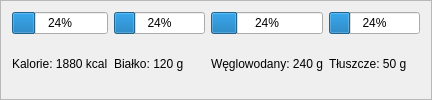
         <widget class="QFrame" name="framePodsumowanieDolne">
          <property name="sizePolicy">
           <sizepolicy hsizetype="Expanding" vsizetype="Fixed">
            <horstretch>0</horstretch>
            <verstretch>0</verstretch>
           </sizepolicy>
          </property>
          <property name="frameShape">
           <enum>QFrame::Shape::StyledPanel</enum>
          </property>
          <property name="frameShadow">
           <enum>QFrame::Shadow::Raised</enum>
          </property>
          <layout class="QGridLayout" name="gridLayout">
           <item row="0" column="0">
            <widget class="QProgressBar" name="progressKalorie">
             <property name="value">
              <number>24</number>
             </property>
            </widget>
           </item>
           <item row="1" column="1">
            <widget class="QLabel" name="labelSumaBialka">
             <property name="text">
              <string>Białko: 120 g</string>
             </property>
            </widget>
           </item>
           <item row="0" column="2">
            <widget class="QProgressBar" name="progressWeglowodany">
             <property name="value">
              <number>24</number>
             </property>
            </widget>
           </item>
           <item row="1" column="2">
            <widget class="QLabel" name="labelSumaWeglowodanow">
             <property name="text">
              <string>Węglowodany: 240 g</string>
             </property>
            </widget>
           </item>
           <item row="0" column="3">
            <widget class="QProgressBar" name="progressTluszcz">
             <property name="value">
              <number>24</number>
             </property>
            </widget>
           </item>
           <item row="1" column="0">
            <widget class="QLabel" name="labelSumaKalorii">
             <property name="text">
              <string>Kalorie: 1880 kcal</string>
             </property>
            </widget>
           </item>
           <item row="1" column="3">
            <widget class="QLabel" name="labelSumaTluszczu">
             <property name="text">
              <string>Tłuszcze: 50 g</string>
             </property>
            </widget>
           </item>
           <item row="0" column="1">
            <widget class="QProgressBar" name="progressBialko">
             <property name="value">
              <number>24</number>
             </property>
            </widget>
           </item>
          </layout>
         </widget>
